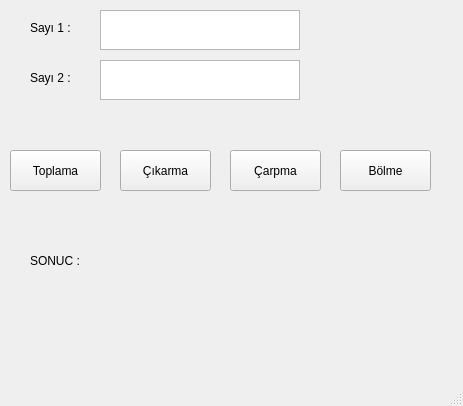
<?xml version="1.0" encoding="UTF-8"?>
<ui version="4.0">
 <class>MainWindow</class>
 <widget class="QMainWindow" name="MainWindow">
  <property name="geometry">
   <rect>
    <x>0</x>
    <y>0</y>
    <width>463</width>
    <height>406</height>
   </rect>
  </property>
  <property name="windowTitle">
   <string>MainWindow</string>
  </property>
  <widget class="QWidget" name="centralwidget">
   <widget class="QLabel" name="label">
    <property name="geometry">
     <rect>
      <x>30</x>
      <y>20</y>
      <width>58</width>
      <height>16</height>
     </rect>
    </property>
    <property name="text">
     <string>Sayı 1 :</string>
    </property>
    <property name="buddy">
     <cstring>label</cstring>
    </property>
   </widget>
   <widget class="QLabel" name="label_2">
    <property name="geometry">
     <rect>
      <x>30</x>
      <y>70</y>
      <width>58</width>
      <height>16</height>
     </rect>
    </property>
    <property name="text">
     <string>Sayı 2 :</string>
    </property>
   </widget>
   <widget class="QTextEdit" name="txt_sayi1">
    <property name="geometry">
     <rect>
      <x>100</x>
      <y>10</y>
      <width>200</width>
      <height>40</height>
     </rect>
    </property>
    <property name="overwriteMode">
     <bool>false</bool>
    </property>
   </widget>
   <widget class="QTextEdit" name="txt_sayi2">
    <property name="geometry">
     <rect>
      <x>100</x>
      <y>60</y>
      <width>200</width>
      <height>40</height>
     </rect>
    </property>
   </widget>
   <widget class="QPushButton" name="btn_Toplama">
    <property name="geometry">
     <rect>
      <x>10</x>
      <y>150</y>
      <width>91</width>
      <height>41</height>
     </rect>
    </property>
    <property name="text">
     <string>Toplama</string>
    </property>
   </widget>
   <widget class="QPushButton" name="btn_Cikarma">
    <property name="geometry">
     <rect>
      <x>120</x>
      <y>150</y>
      <width>91</width>
      <height>41</height>
     </rect>
    </property>
    <property name="text">
     <string>Çıkarma</string>
    </property>
   </widget>
   <widget class="QPushButton" name="btn_carpma">
    <property name="geometry">
     <rect>
      <x>230</x>
      <y>150</y>
      <width>91</width>
      <height>41</height>
     </rect>
    </property>
    <property name="text">
     <string>Çarpma</string>
    </property>
   </widget>
   <widget class="QPushButton" name="btn_bolme">
    <property name="geometry">
     <rect>
      <x>340</x>
      <y>150</y>
      <width>91</width>
      <height>41</height>
     </rect>
    </property>
    <property name="text">
     <string>Bölme</string>
    </property>
   </widget>
   <widget class="QLabel" name="label_3">
    <property name="geometry">
     <rect>
      <x>30</x>
      <y>240</y>
      <width>641</width>
      <height>41</height>
     </rect>
    </property>
    <property name="text">
     <string>SONUC :</string>
    </property>
   </widget>
  </widget>
  <widget class="QMenuBar" name="menubar">
   <property name="geometry">
    <rect>
     <x>0</x>
     <y>0</y>
     <width>463</width>
     <height>36</height>
    </rect>
   </property>
  </widget>
  <widget class="QStatusBar" name="statusbar"/>
 </widget>
 <tabstops>
  <tabstop>txt_sayi1</tabstop>
  <tabstop>txt_sayi2</tabstop>
 </tabstops>
 <resources/>
 <connections/>
</ui>
